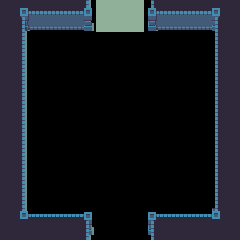

This game map was drawn from its Tiled (.tmx) file and the tilesets committed beside it. A one-line description and the full map source follow:
An orthogonal 15x15 tile map with 16x16 px tiles, 1 tile layer (Tiles) and 10 objects (4x statue_a, 4x statue_b, open_door, golem turn off).

<map version="1.0" orientation="orthogonal" width="15" height="15" tilewidth="16" tileheight="16">
 <tileset firstgid="1" name="tiles" tilewidth="16" tileheight="16">
  <image source="../tilesets/tiles.png" width="96" height="144" />
 </tileset>
 <layer name="Tiles" width="15" height="15">
  <data>
   <tile gid="8" />
   <tile gid="4" />
   <tile gid="5" />
   <tile gid="5" />
   <tile gid="5" />
   <tile gid="46" />
   <tile gid="17" />
   <tile gid="17" />
   <tile gid="17" />
   <tile gid="45" />
   <tile gid="5" />
   <tile gid="5" />
   <tile gid="5" />
   <tile gid="6" />
   <tile gid="8" />
   <tile gid="8" />
   <tile gid="10" />
   <tile gid="11" />
   <tile gid="11" />
   <tile gid="11" />
   <tile gid="52" />
   <tile gid="17" />
   <tile gid="17" />
   <tile gid="17" />
   <tile gid="51" />
   <tile gid="11" />
   <tile gid="11" />
   <tile gid="11" />
   <tile gid="12" />
   <tile gid="8" />
   <tile gid="8" />
   <tile gid="16" />
   <tile gid="0" />
   <tile gid="0" />
   <tile gid="0" />
   <tile gid="0" />
   <tile gid="0" />
   <tile gid="0" />
   <tile gid="0" />
   <tile gid="0" />
   <tile gid="0" />
   <tile gid="0" />
   <tile gid="0" />
   <tile gid="18" />
   <tile gid="8" />
   <tile gid="8" />
   <tile gid="16" />
   <tile gid="0" />
   <tile gid="0" />
   <tile gid="0" />
   <tile gid="0" />
   <tile gid="0" />
   <tile gid="0" />
   <tile gid="0" />
   <tile gid="0" />
   <tile gid="0" />
   <tile gid="0" />
   <tile gid="0" />
   <tile gid="18" />
   <tile gid="8" />
   <tile gid="8" />
   <tile gid="16" />
   <tile gid="0" />
   <tile gid="0" />
   <tile gid="0" />
   <tile gid="0" />
   <tile gid="0" />
   <tile gid="0" />
   <tile gid="0" />
   <tile gid="0" />
   <tile gid="0" />
   <tile gid="0" />
   <tile gid="0" />
   <tile gid="18" />
   <tile gid="8" />
   <tile gid="8" />
   <tile gid="16" />
   <tile gid="0" />
   <tile gid="0" />
   <tile gid="0" />
   <tile gid="0" />
   <tile gid="0" />
   <tile gid="0" />
   <tile gid="0" />
   <tile gid="0" />
   <tile gid="0" />
   <tile gid="0" />
   <tile gid="0" />
   <tile gid="18" />
   <tile gid="8" />
   <tile gid="8" />
   <tile gid="16" />
   <tile gid="0" />
   <tile gid="0" />
   <tile gid="0" />
   <tile gid="0" />
   <tile gid="0" />
   <tile gid="0" />
   <tile gid="0" />
   <tile gid="0" />
   <tile gid="0" />
   <tile gid="0" />
   <tile gid="0" />
   <tile gid="18" />
   <tile gid="8" />
   <tile gid="8" />
   <tile gid="16" />
   <tile gid="0" />
   <tile gid="0" />
   <tile gid="0" />
   <tile gid="0" />
   <tile gid="0" />
   <tile gid="0" />
   <tile gid="0" />
   <tile gid="0" />
   <tile gid="0" />
   <tile gid="0" />
   <tile gid="0" />
   <tile gid="18" />
   <tile gid="8" />
   <tile gid="8" />
   <tile gid="16" />
   <tile gid="0" />
   <tile gid="0" />
   <tile gid="0" />
   <tile gid="0" />
   <tile gid="0" />
   <tile gid="0" />
   <tile gid="0" />
   <tile gid="0" />
   <tile gid="0" />
   <tile gid="0" />
   <tile gid="0" />
   <tile gid="18" />
   <tile gid="8" />
   <tile gid="8" />
   <tile gid="16" />
   <tile gid="0" />
   <tile gid="0" />
   <tile gid="0" />
   <tile gid="0" />
   <tile gid="0" />
   <tile gid="0" />
   <tile gid="0" />
   <tile gid="0" />
   <tile gid="0" />
   <tile gid="0" />
   <tile gid="0" />
   <tile gid="18" />
   <tile gid="8" />
   <tile gid="8" />
   <tile gid="16" />
   <tile gid="0" />
   <tile gid="0" />
   <tile gid="0" />
   <tile gid="0" />
   <tile gid="0" />
   <tile gid="0" />
   <tile gid="0" />
   <tile gid="0" />
   <tile gid="0" />
   <tile gid="0" />
   <tile gid="0" />
   <tile gid="18" />
   <tile gid="8" />
   <tile gid="8" />
   <tile gid="16" />
   <tile gid="0" />
   <tile gid="0" />
   <tile gid="0" />
   <tile gid="0" />
   <tile gid="0" />
   <tile gid="0" />
   <tile gid="0" />
   <tile gid="0" />
   <tile gid="0" />
   <tile gid="0" />
   <tile gid="0" />
   <tile gid="18" />
   <tile gid="8" />
   <tile gid="8" />
   <tile gid="16" />
   <tile gid="0" />
   <tile gid="0" />
   <tile gid="0" />
   <tile gid="0" />
   <tile gid="0" />
   <tile gid="0" />
   <tile gid="0" />
   <tile gid="0" />
   <tile gid="0" />
   <tile gid="0" />
   <tile gid="0" />
   <tile gid="18" />
   <tile gid="8" />
   <tile gid="8" />
   <tile gid="22" />
   <tile gid="23" />
   <tile gid="23" />
   <tile gid="23" />
   <tile gid="34" />
   <tile gid="0" />
   <tile gid="0" />
   <tile gid="0" />
   <tile gid="33" />
   <tile gid="23" />
   <tile gid="23" />
   <tile gid="23" />
   <tile gid="32" />
   <tile gid="8" />
   <tile gid="8" />
   <tile gid="8" />
   <tile gid="8" />
   <tile gid="8" />
   <tile gid="8" />
   <tile gid="40" />
   <tile gid="0" />
   <tile gid="0" />
   <tile gid="0" />
   <tile gid="39" />
   <tile gid="8" />
   <tile gid="8" />
   <tile gid="8" />
   <tile gid="8" />
   <tile gid="8" />
  </data>
 </layer>
 <objectgroup name="Objects" width="0" height="0">
  <object name="open_door" x="96" y="0" width="48" height="32" />
  <object name="statue_a" x="32" y="32" width="32" height="32" />
  <object name="statue_b" x="32" y="80" width="32" height="32" />
  <object name="statue_a" x="32" y="128" width="32" height="32" />
  <object name="statue_b" x="32" y="176" width="32" height="32" />
  <object name="statue_b" x="176" y="176" width="32" height="32" />
  <object name="statue_a" x="176" y="128" width="32" height="32" />
  <object name="statue_b" x="176" y="80" width="32" height="32" />
  <object name="statue_a" x="176" y="32" width="32" height="32" />
  <object name="golem turn off" x="64" y="176" width="112" height="16" />
 </objectgroup>
</map>
